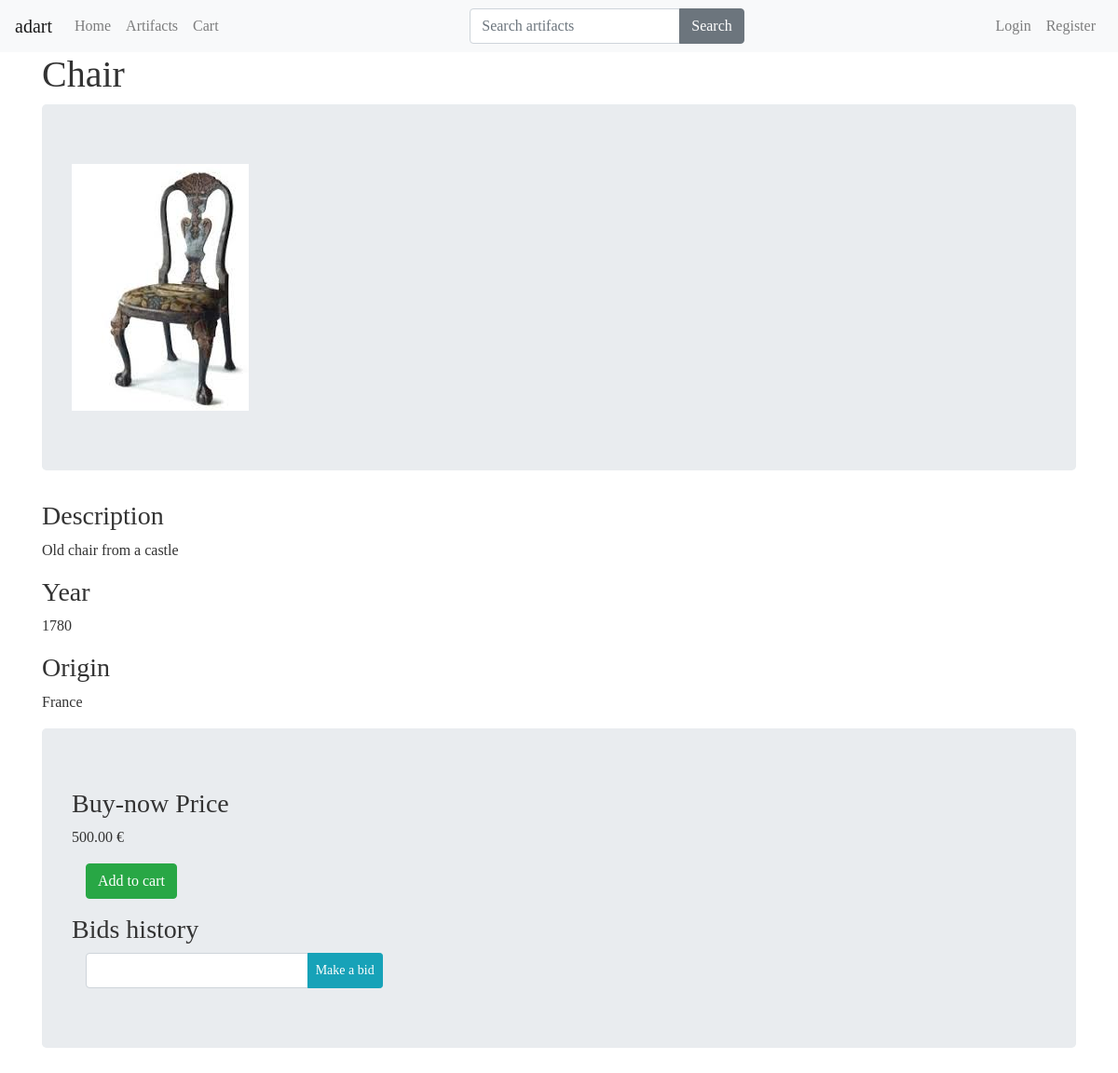
/artifacts/2/, run on an earlier commit of the app's database.
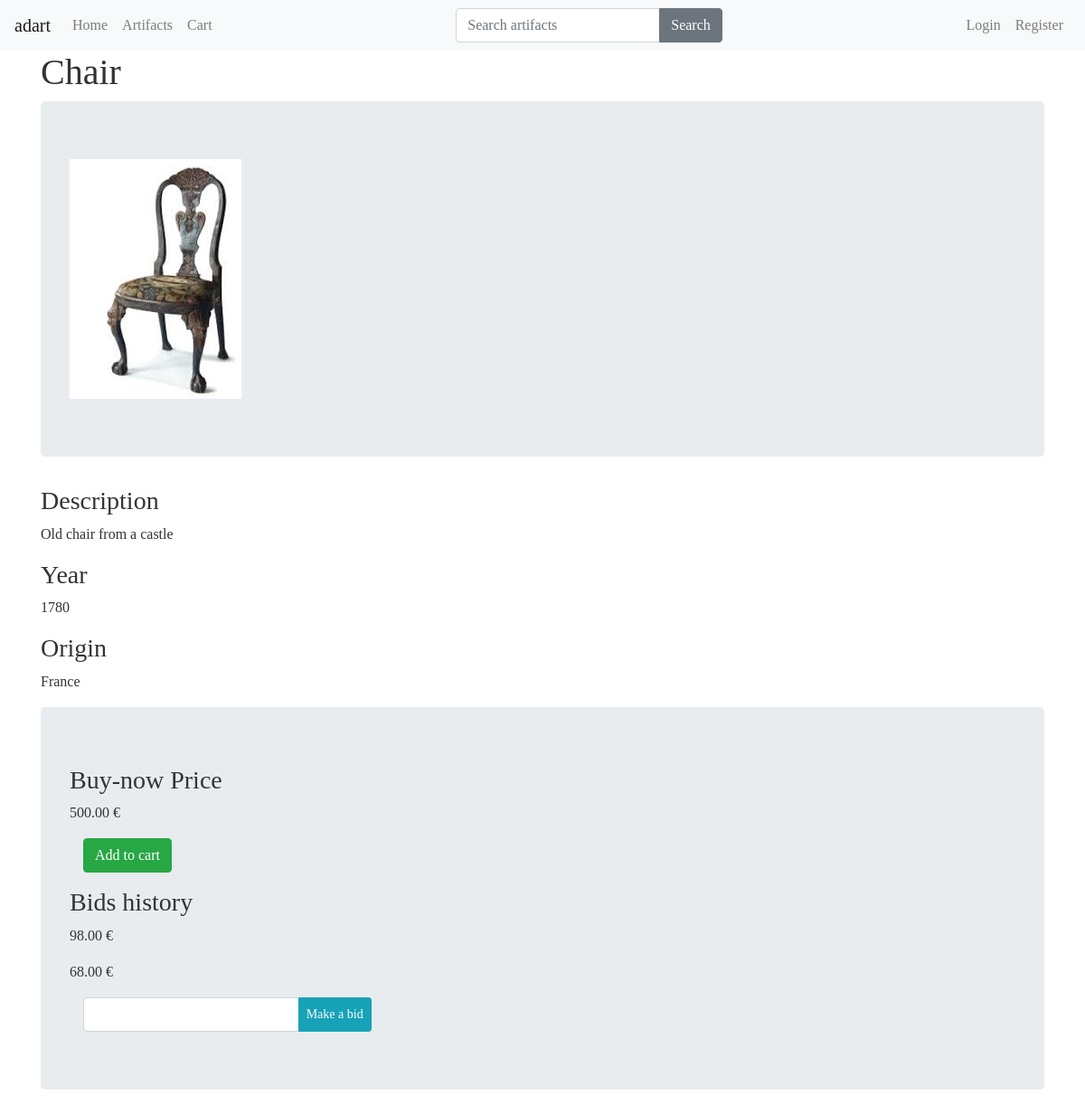
And on a later commit of the database.
### bids/models.py (models this page shows, shortened)
class Bid(models.Model):
    user = models.ForeignKey(User)
    artifact = models.ForeignKey(Artifact)
    offer = models.DecimalField(decimal_places=2, max_digits=20, default=20)

### artifacts/views.py (the view)
# urls.py: url(r'artifacts/(?P<pk>\d+)/$', ArtifactDetailView.as_view()),
class ArtifactDetailView(DetailView):
    template_name = 'artifacts/details.html'
    def get_context_data(self, *args, **kwargs):
        context = super(ArtifactDetailView, self).get_context_data(*args, **kwargs)
        request = self.request
        cart_obj, new_obj = Cart.objects.new_or_get(request)
        context['cart'] = cart_obj
        bids = Bid.objects.all().order_by('-offer')
        context['bids'] = bids
        return context
    def get_object(self, *args, **kwargs):
        request = self.request
        pk = self.kwargs.get('pk')
        instance = Artifact.objects.get_by_id(pk)
        if instance is None:
            raise Http404("Artifact does not exist")
        return instance

### artifacts/models.py (called while the page is built)
    def sold(self):
        return self.filter(sold=False)

    def get_queryset(self):
        return ArtifactQuerySet(self.model, using=self._db)

    def all(self):
        return self.get_queryset().sold()

    def get_by_id(self, id):
        qs = self.get_queryset().filter(id=id)
        if qs.count() == 1:
            return qs.first()
        return None

### carts/models.py (called while the page is built)
    def new_or_get(self, request):
        cart_id = request.session.get('cart_id', None)
        qs = self.get_queryset().filter(id=cart_id)
        if qs.count() == 1:
            new_obj = False
            cart_obj = qs.first()
            if request.user.is_authenticated() and cart_obj.user is None:
                cart_obj.user = request.user
                cart_obj.save()
        else:
            cart_obj = Cart.objects.new_cart(user=request.user)
            new_obj = True
            request.session['cart_id'] = cart_obj.id
        return cart_obj, new_obj

    def new_cart(self, user=None):
        user_obj = None
        if user is not None:
            if user.is_authenticated():
                user_obj = user
        return self.model.objects.create(user=user_obj)

### artifacts/templates/artifacts/details.html
{% extends 'base.html' %} {% block content%}
<div class="container">
  <h1>{{ artifact.title }}</h1>
  {% if artifact.image %}
  <div class="jumbotron">
    <img src="{{ artifact.image.url }}" class="img-fluid" />
  </div>
  {% endif %}
  <h3>Description</h3>
  <p>{{ artifact.description }}</p>
  <h3>Year</h3>
  <p>{{ artifact.year }}</p>
  <h3>Origin</h3>
  <p>{{ artifact.origin }}</p>
</div>
<div class="container">
  <div class="jumbotron">
    <h3>Buy-now Price</h3>
    <p>{{ artifact.price }} €</p>
    <div class="col-md-4">
      {% include "artifacts/snippets/update-card.html" with artifact=object cart=cart %}
    </div>
    <div>
      <h3 class='mt-3'> Bids history</h3>
      {% for bid in bids %}
      {% if artifact.id == bid.artifact.id %}
      <p>{{ bid.offer }} € </p>
      {% endif %}
      {% endfor %}
    </div>
    <div class="col-md-4">
      {% include "artifacts/snippets/bid.html" with artifact=object %}
    </div>
  </div>
</div>
{% endblock %}

What changed in the data, as far as the page shows it:
added Bid: offer "98.00"
added Bid: offer "68.00"
